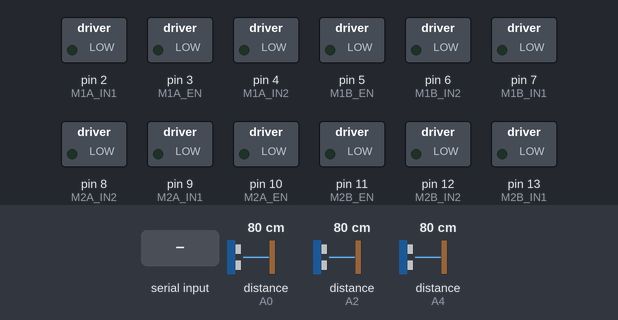
This sketch was run on a simulated Arduino Uno, built with avr-gcc and run on an emulated ATmega328P. Shown: switched loads named in the sketch (green lamp = pin HIGH). Dashed ring = blinking. The inputs (shaded band) are chosen by the test bench; at power-on: distance to the obstacle (sensors on A0, A4, A2) 80 cm. The echo pulse lasts 58.3 µs per cm; pins used as bus, display or sensor lines are not drawn; what the sketch prints to the serial monitor is not drawn.

Above: at 1.2 s.
1.3 s: "p" received over Serial
At 2.5 s:
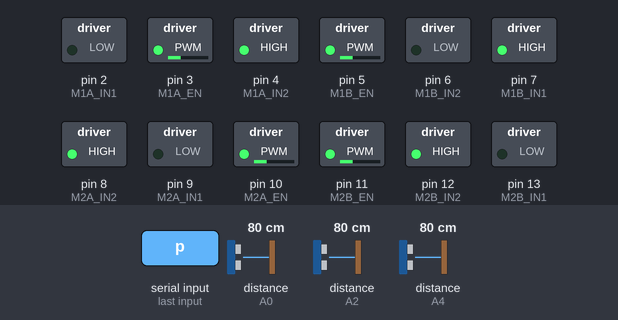
2.8 s: distance to the obstacle (sensor on A0) set to 22 cm
4.3 s: distance to the obstacle (sensor on A0) set to 19 cm
At 5.06 s:
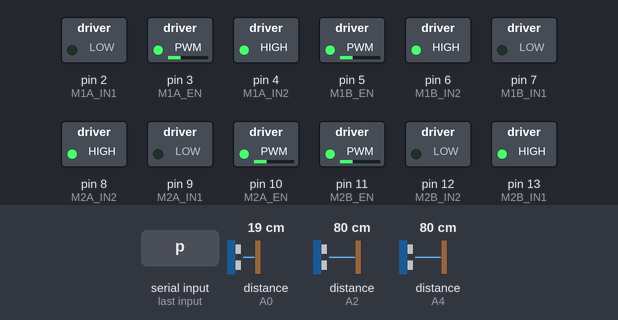
7.3 s: distance to the obstacle (sensor on A0) set to 35 cm
At 7.71 s:
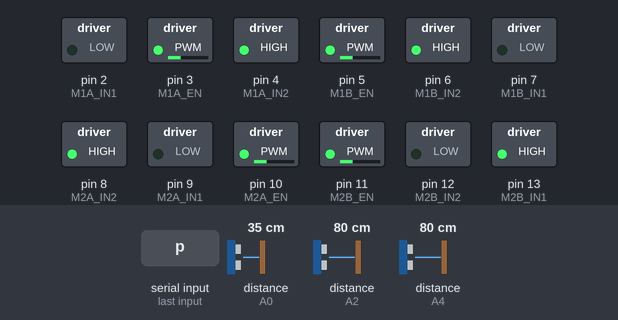
9.4 s: distance to the obstacle (sensor on A4) set to 17 cm
10.9 s: distance to the obstacle (sensor on A4) set to 14 cm
At 11.9 s:
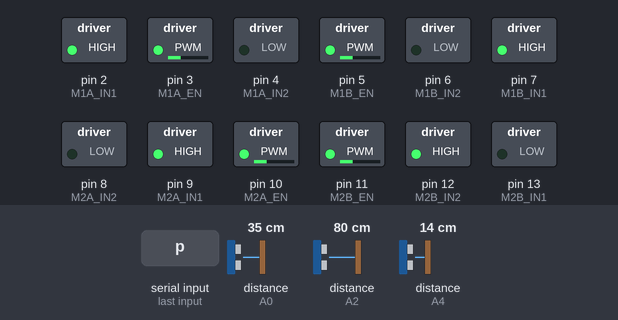
Timing chart, 0 to 13.4 s (numbered marks = the images above; inputs shaded):
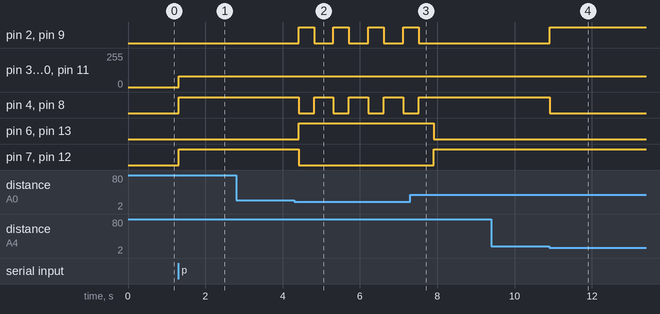

Measured:
- the behaviour switches between 21 and 20 cm on distance to the obstacle (sensor on A0) (found by bisection; images 1 and 2)
- the behaviour switches between 16 and 15 cm on distance to the obstacle (sensor on A4) (found by bisection; images 3 and 4)
- after the input at 1.3 s, pin 3 (M1A_EN), pin 5 (M1B_EN), pin 10 (M2A_EN), pin 11 (M2B_EN): 0/255 → 80/255 at once; pin 4 (M1A_IN2), pin 7 (M1B_IN1), pin 8 (M2A_IN2), pin 12 (M2B_IN2): LOW → HIGH at once
- after the input at 2.8 s, every drawn part: stays the same
- after the input at 4.3 s, pin 2 (M1A_IN1), pin 9 (M2A_IN1): alternates HIGH for 0.40 s and LOW for 0.50 s, starting after 0.11 s; pin 4 (M1A_IN2), pin 8 (M2A_IN2): alternates HIGH for 0.50 s and LOW for 0.40 s, starting after 0.11 s; pin 6 (M1B_IN2), pin 13 (M2B_IN1): LOW → HIGH after 0.11 s; pin 7 (M1B_IN1), pin 12 (M2B_IN2): HIGH → LOW after 0.11 s
- after the input at 7.3 s, pin 2 (M1A_IN1), pin 9 (M2A_IN1): goes on until 7.5 s, then stays LOW; pin 4 (M1A_IN2), pin 8 (M2A_IN2): goes on until 7.5 s, then stays HIGH; pin 6 (M1B_IN2), pin 13 (M2B_IN1): HIGH → LOW after 0.61 s; pin 7 (M1B_IN1), pin 12 (M2B_IN2): LOW → HIGH after 0.61 s
- after the input at 9.4 s, every drawn part: stays the same
- after the input at 10.9 s, pin 2 (M1A_IN1), pin 9 (M2A_IN1): LOW → HIGH at once; pin 4 (M1A_IN2), pin 8 (M2A_IN2): HIGH → LOW at once

The sketch:

test_final.ino
```cpp
// === Pin Definitions ===
// Ultrasonic sensors
#define TRIG_FRONT A1  // Pin connected to the Trig of the front ultrasonic sensor
#define ECHO_FRONT A0  // Pin connected to the Echo of the front ultrasonic sensor
#define TRIG_LEFT  A3  // Pin connected to the Trig of the left ultrasonic sensor
#define ECHO_LEFT  A2  // Pin connected to the Echo of the left ultrasonic sensor
#define TRIG_RIGHT A5  // Pin connected to the Trig of the right ultrasonic sensor
#define ECHO_RIGHT A4  // Pin connected to the Echo of the right ultrasonic sensor

// Motor pins
#define M1A_IN1 2
#define M1A_IN2 4
#define M1A_EN 3

#define M1B_IN1 7
#define M1B_IN2 6
#define M1B_EN 5

#define M2A_IN1 9
#define M2A_IN2 8
#define M2A_EN 10

#define M2B_IN1 13
#define M2B_IN2 12
#define M2B_EN 11

// === Control Variables ===
int speedMotor = 80;
char mode = 'm';  // Default mode is manual

// Obstacle state machine
enum ObstacleState { NORMAL, BACKING, TURNING };
ObstacleState obsState = NORMAL;
unsigned long stateStartTime = 0;
unsigned long lastCheckTime = 0;
const unsigned long checkInterval = 100;

// === Motor Control Functions ===
void motor(int in1, int in2, int en, int s1, int s2, int pwm = speedMotor) {
  digitalWrite(in1, s1);
  digitalWrite(in2, s2);
  analogWrite(en, pwm);
}

void stopMotors() {
  motor(M1A_IN1, M1A_IN2, M1A_EN, LOW, LOW, 0);
  motor(M1B_IN1, M1B_IN2, M1B_EN, LOW, LOW, 0);
  motor(M2A_IN1, M2A_IN2, M2A_EN, LOW, LOW, 0);
  motor(M2B_IN1, M2B_IN2, M2B_EN, LOW, LOW, 0);
}

void moveForward() {
  motor(M1A_IN1, M1A_IN2, M1A_EN, LOW, HIGH);
  motor(M1B_IN1, M1B_IN2, M1B_EN, HIGH, LOW);
  motor(M2A_IN1, M2A_IN2, M2A_EN, LOW, HIGH);
  motor(M2B_IN1, M2B_IN2, M2B_EN, LOW, HIGH);
}

void moveBackward() {
  motor(M1A_IN1, M1A_IN2, M1A_EN, HIGH, LOW);
  motor(M1B_IN1, M1B_IN2, M1B_EN, LOW, HIGH);
  motor(M2A_IN1, M2A_IN2, M2A_EN, HIGH, LOW);
  motor(M2B_IN1, M2B_IN2, M2B_EN, HIGH, LOW);
}

void turnLeft() {
  motor(M1A_IN1, M1A_IN2, M1A_EN, HIGH, LOW);
  motor(M1B_IN1, M1B_IN2, M1B_EN, HIGH, LOW);
  motor(M2A_IN1, M2A_IN2, M2A_EN, HIGH, LOW);
  motor(M2B_IN1, M2B_IN2, M2B_EN, LOW, HIGH);
}

void turnRight() {
  motor(M1A_IN1, M1A_IN2, M1A_EN, LOW, HIGH);
  motor(M1B_IN1, M1B_IN2, M1B_EN, LOW, HIGH);
  motor(M2A_IN1, M2A_IN2, M2A_EN, LOW, HIGH);
  motor(M2B_IN1, M2B_IN2, M2B_EN, HIGH, LOW);
}

// === Ultrasonic Distance Measurement Function (in cm) ===
float getDistance(int trigPin, int echoPin) {
  digitalWrite(trigPin, LOW);
  digitalWrite(trigPin, HIGH);
  digitalWrite(trigPin, LOW);

  long duration = pulseIn(echoPin, HIGH, 25000); // Timeout at 25ms
  if (duration == 0) return -1;
  return duration * 0.034 / 2.0;
}

// === Obstacle Avoidance State Control Logic ===
void avoidObstacle() {
  unsigned long now = millis();
  switch (obsState) {
    case NORMAL:
      stopMotors();
      obsState = BACKING;
      stateStartTime = now;
      break;
    case BACKING:
      if (now - stateStartTime < 400) {
        moveBackward();
      } else {
        obsState = TURNING;
        stateStartTime = now;
      }
      break;
    case TURNING:
      if (now - stateStartTime < 400) {
        turnRight();  // Or you can decide the direction based on left/right distances
      } else {
        obsState = NORMAL;
      }
      break;
  }
}

// === Initialization Setup ===
void setup() {
  Serial.begin(9600);

  // Initialize motors
  pinMode(M1A_IN1, OUTPUT); pinMode(M1A_IN2, OUTPUT); pinMode(M1A_EN, OUTPUT);
  pinMode(M1B_IN1, OUTPUT); pinMode(M1B_IN2, OUTPUT); pinMode(M1B_EN, OUTPUT);
  pinMode(M2A_IN1, OUTPUT); pinMode(M2A_IN2, OUTPUT); pinMode(M2A_EN, OUTPUT);
  pinMode(M2B_IN1, OUTPUT); pinMode(M2B_IN2, OUTPUT); pinMode(M2B_EN, OUTPUT);

  // Initialize sensors
  pinMode(TRIG_FRONT, OUTPUT); pinMode(ECHO_FRONT, INPUT);
  pinMode(TRIG_LEFT, OUTPUT);  pinMode(ECHO_LEFT, INPUT);
  pinMode(TRIG_RIGHT, OUTPUT); pinMode(ECHO_RIGHT, INPUT);

  stopMotors();
  Serial.println("✅ Arduino Ready (Auto mode default)");
}

// === Main Loop Logic ===
void loop() {
  // Switch between serial modes and manual control
  if (Serial.available()) {
    char cmd = Serial.read();
    switch (cmd) {
      case 'p': mode = 'a'; Serial.println("🚗 Auto Mode Enabled"); break;
      case 'o': mode = 'm'; Serial.println("🎮 Manual Mode Enabled"); break;
      case 'w': if (mode == 'm') moveForward(); break;
      case 's': if (mode == 'm') moveBackward(); break;
      case 'a': if (mode == 'm') turnLeft(); break;
      case 'd': if (mode == 'm') turnRight(); break;
      case 'q': stopMotors(); break;
    }
  }

  // Auto obstacle avoidance mode logic
  if (mode == 'a') {
    unsigned long now = millis();
    if (now - lastCheckTime >= checkInterval) {
      lastCheckTime = now;

      float front = getDistance(TRIG_FRONT, ECHO_FRONT);
      float left  = getDistance(TRIG_LEFT, ECHO_LEFT);
      float right = getDistance(TRIG_RIGHT, ECHO_RIGHT);

      Serial.print("📏 Front: "); Serial.print(front);
      Serial.print(" cm | Left: "); Serial.print(left);
      Serial.print(" cm | Right: "); Serial.println(right);

      if (obsState != NORMAL) {
        avoidObstacle();  // State machine in progress
      } else {
        if (front > 0 && front < 20) {
          obsState = BACKING;  // Start state machine
          stateStartTime = now;
        } else if (left > 0 && left < 15) {
          turnRight();
        } else if (right > 0 && right < 15) {
          turnLeft();
        } else {
          moveForward();
        }
      }
    }
  }
}
```
